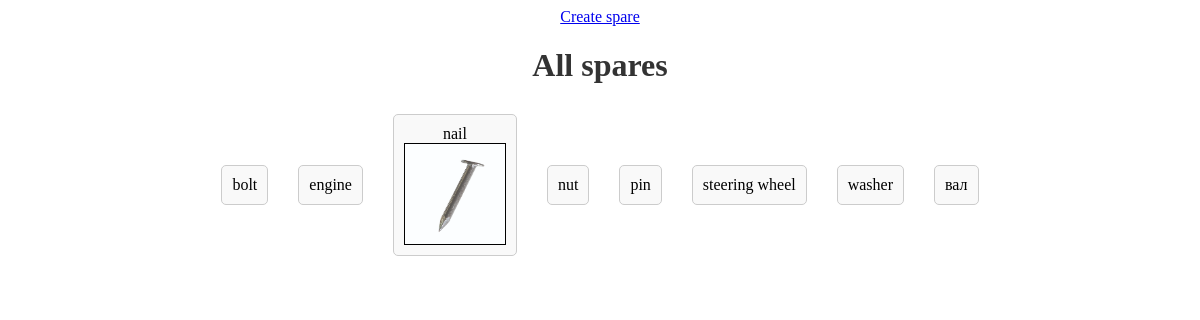
/cars/spares/, run on an earlier commit of the app's database.
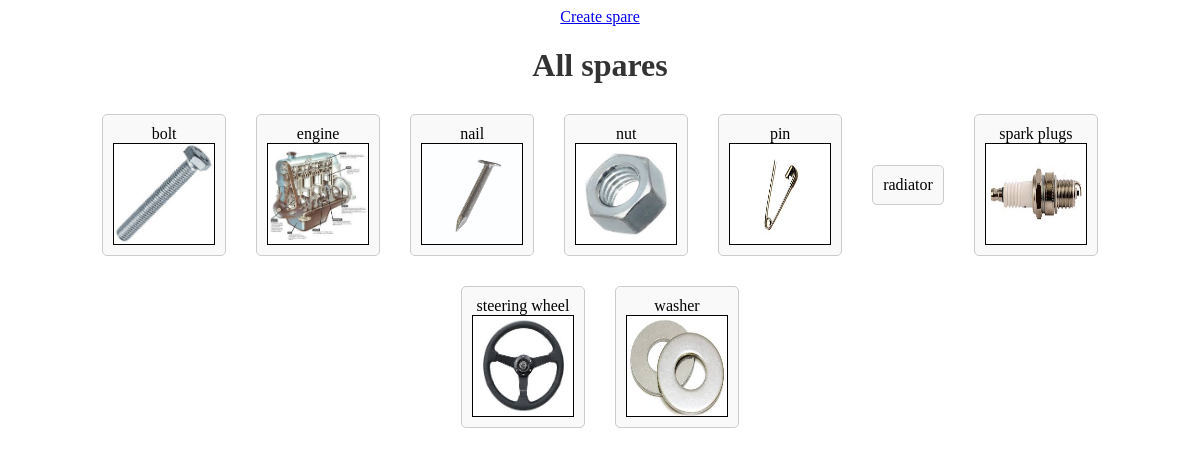
And on a later commit of the database.
### cars/models.py (models this page shows, shortened)
class Spare(models.Model):
    name = models.CharField(max_length=100)
    image = models.ImageField(upload_to='spares/', blank=True)
    class Meta:
        verbose_name = 'Деталь'
        verbose_name_plural = 'Детали'
        ordering = ['name']

### cars/views.py (the view)
# urls.py: path('spares/', views.SparesView, name='spares'),
def SparesView(request):
    spares = Spare.objects.all()
    cont = {
        'spares': spares
    }
    return render(request, 'cars/spares.html', cont)

### templates/cars/spares.html (shortened to what this page needs)
<!DOCTYPE html>
<html lang="en">
<head>
    {% load static %}
    <link rel="stylesheet" href="{% static 'images.css' %}">
</head>
<body>
    <a href="{% url 'cars:create_spares'%}">Create spare</a>
    <h1>All spares</h1>
    <div class="spares">
        {%for spare in spares%}
            <div class="spare">
                {%if spare.image %}
                    {{spare.name}}<img src="{{spare.image.url}}" alt="{{spare.name}}" class="imgs" >
                {%else%}
                    {{spare.name}}
                {%endif%}
            </div>
        {%endfor%}
    </div>
</body>
</html>

### static/images.css (style rules this page uses)
.imgs { width: 100px; height: 100px; border: 1px solid black; }
.spare { display: flex; flex-direction: column; align-items: center; justify-content: center; margin: 10px; padding: 10px; border: 1px solid #ccc; border-radius: 5px; background-color: #f9f9f9; }
.spares { display: flex; flex-wrap: wrap; gap: 10px; justify-content: center; align-items: center; margin: 20px; flex: 1 1 auto; }
a { display: flex; flex-direction: column; align-items: center; }
h1 { text-align: center; margin-bottom: 20px; color: #333; }

What changed in the data, as far as the page shows it:
changed Spare "bolt": image empty → "spares/bolt.jpeg" (drawn); image: picture added
changed Spare "engine": image empty → "spares/engine.jpeg" (drawn); image: picture added
changed Spare "nut": image empty → "spares/nut.jpeg" (drawn); image: picture added
changed Spare "pin": image empty → "spares/pin.jpeg" (drawn); image: picture added
added Spare: name "radiator"
changed Spare: image: picture added; name "вал" → "spark plugs"; moves up the list
changed Spare "steering wheel": image empty → "spares/steering_wheel.jpeg" (drawn); image: picture added
changed Spare "washer": image empty → "spares/washer.jpeg" (drawn); image: picture added
